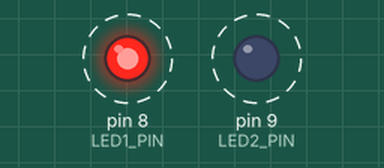
Recording of a sketch running on a simulated Arduino Uno, built with avr-gcc and run on an emulated ATmega328P. On the bench: output pins drawn as LEDs (lit = HIGH). Dashed ring = blinking.

Above: at 0.5 s.
Timing chart, 0 to 4.6 s (numbered marks = the images above):
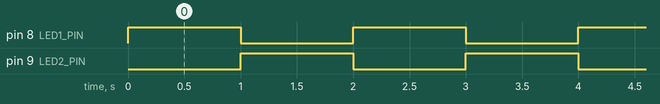

The sketch:

sketch.ino
```cpp
// 03 – Két LED villogtatása felváltva
// Mindig csak az egyik LED világít, 1 másodpercenként cserélnek.

const int LED1_PIN = 8;
const int LED2_PIN = 9;

void setup() {
  pinMode(LED1_PIN, OUTPUT);
  pinMode(LED2_PIN, OUTPUT);
}

void loop() {
  digitalWrite(LED1_PIN, HIGH);
  digitalWrite(LED2_PIN, LOW);
  delay(1000);
  digitalWrite(LED1_PIN, LOW);
  digitalWrite(LED2_PIN, HIGH);
  delay(1000);
}
```

Measured:
- by itself, pin 8 (LED1_PIN), pin 9 (LED2_PIN): alternates HIGH for 1.0 s and LOW for 1.0 s
